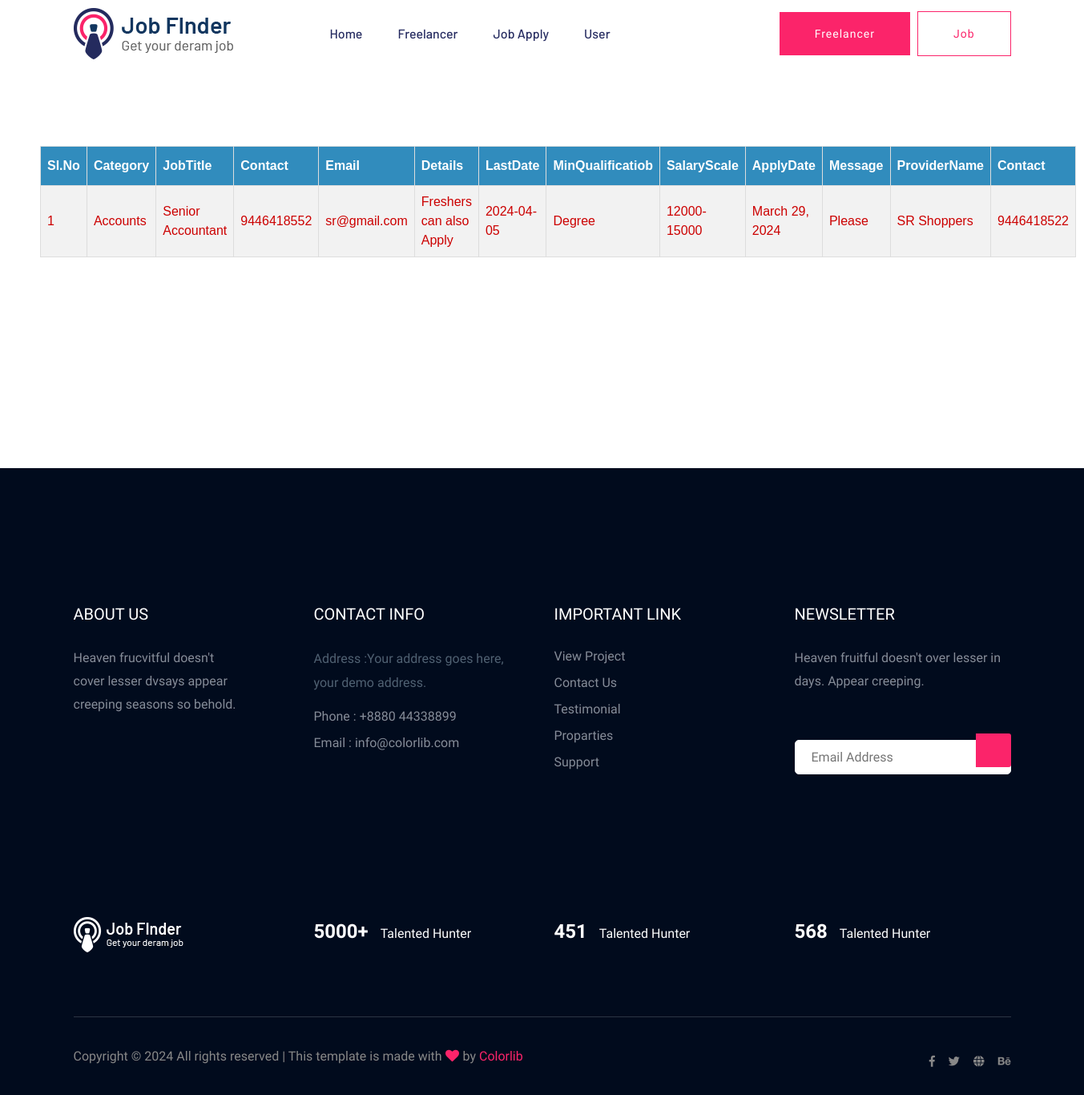
/User/JobListAccepted/ (signed in), run on the app's committed database.
### User/models.py (models this page shows)
class tbl_application(models.Model):
    application_postdate=models.DateField(auto_now_add=True)
    application_resume=models.FileField(upload_to='Assets/UserResume/')
    application_message=models.CharField(max_length=500)
    user = models.ForeignKey(tbl_user,on_delete=models.CASCADE,null=True)
    job = models.ForeignKey(tbl_job,on_delete=models.CASCADE,null=True)
    application_status = models.IntegerField(default="0")

### Provider/models.py (models this page shows)
class tbl_job(models.Model):
    job_name=models.CharField(max_length=50)
    job_contact=models.CharField(max_length=50)
    job_email=models.CharField(max_length=50)
    job_details=models.CharField(max_length=500)
    job_lastdate=models.CharField(max_length=500)
    job_minqual=models.CharField(max_length=500)
    job_salaryscale=models.CharField(max_length=500)
    category = models.ForeignKey(tbl_category, on_delete=models.CASCADE)
    job_status = models.IntegerField(default="0")
    provider=models.ForeignKey(tbl_provider, on_delete=models.CASCADE)

### Admin/models.py (models this page shows)
class tbl_category(models.Model):
    category_name=models.CharField(max_length=50)

### Guest/models.py (models this page shows)
class tbl_provider(models.Model):
    provider_name=models.CharField(max_length=50)
    provider_contact=models.CharField(max_length=50)
    provider_email=models.CharField(max_length=50)
    provider_password=models.CharField(max_length=50)
    place = models.ForeignKey(tbl_place, on_delete=models.CASCADE)
    providertype=models.ForeignKey(tbl_providertype, on_delete=models.CASCADE)
    provider_photo = models.FileField(upload_to='Assets/UserPhoto/')
    provider_proof = models.FileField(upload_to='Assets/UserProof/')
    provider_status = models.IntegerField(default="0")

### User/views.py (the view)
# urls.py: path('JobListAccepted/',views.JobListAccepted,name="JobListAccepted"),
def JobListAccepted(request):
    userID=tbl_user.objects.get(id=request.session["uid"])
    data = tbl_application.objects.filter(application_status='1',user=userID)
    return render(request,"User/JobListAccepted.html",{"data":data})

### User/Templates/User/JobListAccepted.html (shortened to what this page needs)
{% extends 'User/Header.html' %}
{% load static %}
{% block content %}
<!DOCTYPE html>
<html lang="en">
<head>
</head>
<br><br>
<body>
    <table border="1" align="center" cellpadding="10">
        <tr>
            <th>Sl.No</th>
            <th>Category</th>
            <th>JobTitle</th>
            <th>Contact</th>
            <th>Email</th>
            <th>Details</th>
            <th>LastDate</th>
            <th>MinQualificatiob</th>
            <th>SalaryScale</th>
            <th>ApplyDate</th>
            <th>Message</th>
            <th>ProviderName</th>
            <th>Contact</th>
        </tr>
        {% for i in data %}
        <tr>
            <td>{{forloop.counter}}</td>
            <td>{{i.job.category.category_name}}</td>
            <td>{{i.job.job_name}}</td>
            <td>{{i.job.job_contact}}</td>
            <td>{{i.job.job_email}}</td>
            <td>{{i.job.job_details}}</td>
            <td>{{i.job.job_lastdate}}</td>
            <td>{{i.job.job_minqual}}</td>
            <td>{{i.job.job_salaryscale}}</td>
            <td>{{i.application_postdate}}</td>
            <td>{{i.application_message}}</td>
            <td>{{i.job.provider.provider_name}}</td>
            <td>{{i.job.provider.provider_contact}}</td>
        </tr>
        {% endfor %}
    </table>
</body>
</html>
{% endblock content %}

### Guest/static/Form.css (style rules this page uses)
#tab td, #tab th { border: 1px solid #ddd; padding: 8px; color: #C00; }
#tab tr:nth-child(even) { background-color: #f2f2f2; }
#tab th { padding-top: 12px; padding-bottom: 12px; text-align: left; background-color: #318CBD; color: white; }

### data on the page
tbl_application: job.category.category_name "Accounts", job.job_name "Senior Accountant", job.job_contact "9446418552", job.job_email "sr@gmail.com", job.job_details "Freshers can also Apply", job.job_lastdate "2024-04-05", job.job_minqual "Degree", job.job_salaryscale "12000-15000", application_postdate "March 29, 2024", application_message "Please", job.provider.provider_name "SR Shoppers", job.provider.provider_contact "9446418522"
